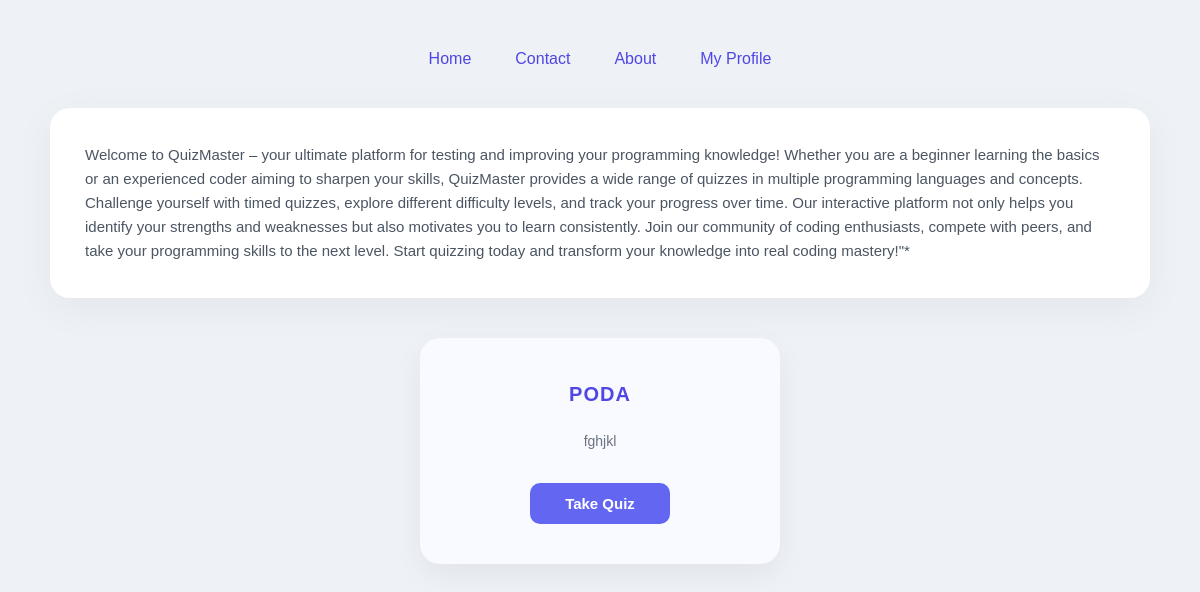
/User/ (signed in), run on an earlier commit of the app's database.
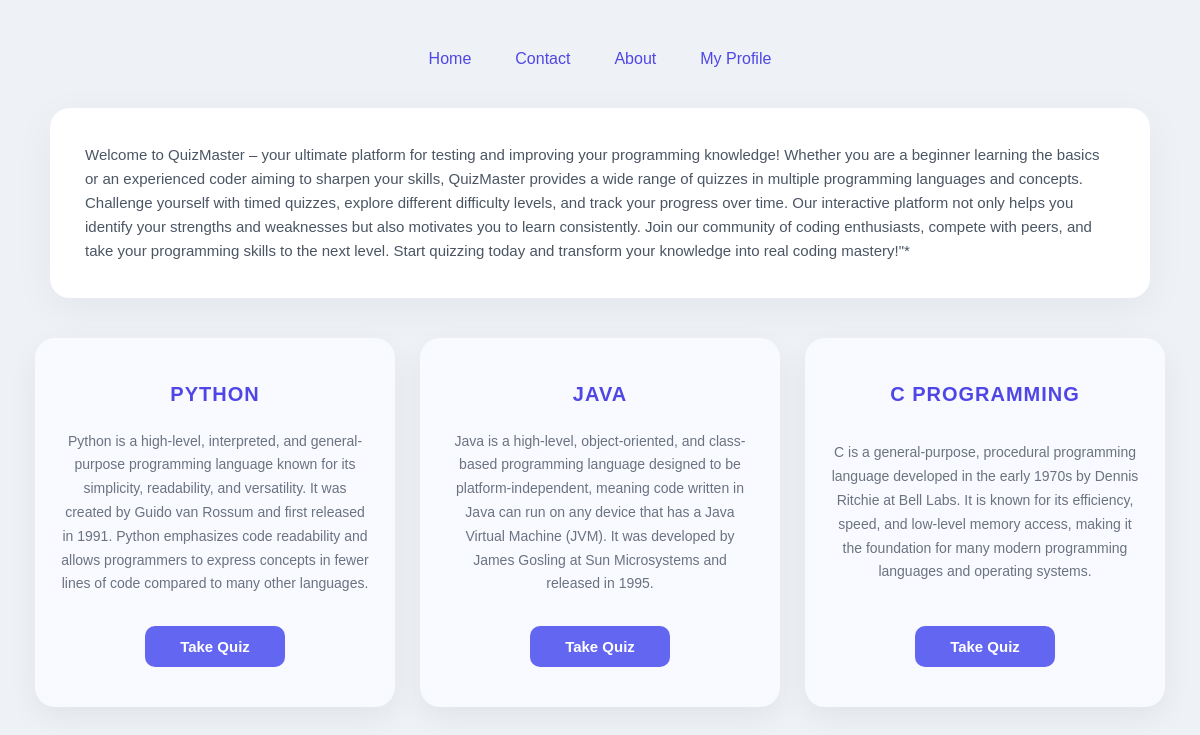
And on a later commit of the database.
### App/models.py (models this page shows, shortened)
class AddCategory(models.Model):
    CategoryName = models.CharField(max_length=100,unique=True,default='python')
    CategoryDescription = models.TextField(default="This is a computer programming language")

### App/views.py (the view)
# urls.py: path('User/',views.User,name='User'),
def User(request):
    if not request.session.get('user_id'):
        return redirect('UserLogin')
    categoryandes = AddCategory.objects.all()
    category = None
    if request.method == 'POST':
        category = request.POST.get('cat')
    if category:
        return redirect(f'/TakeQuiz/?category={category}')
    return render(request,'User.html',{
        'catinfo': categoryandes
    })

### App/templates/User.html (shortened to what this page needs)
{% load static %}
<!DOCTYPE html>
<html lang="en">
<head>
    <link rel="stylesheet" href="{% static 'css/home2.css' %}">
</head>
<body>
    <nav>
        <a href="{% url 'User' %}">Home</a>
        <a href="{% url 'Contact' %}">Contact</a>
        <a href="{% url 'About' %}">About</a>
        <a href="{% url 'DisplayUser' user.id %}">My Profile</a>
    </nav>
    <div id="IntroBox">
        <p>
        Welcome to QuizMaster – your ultimate platform for testing and improving your programming knowledge!
        Whether you are a beginner learning the basics or an experienced coder aiming to sharpen your skills,
        QuizMaster provides a wide range of quizzes in multiple programming languages and concepts.
        Challenge yourself with timed quizzes,
        explore different difficulty levels, and track your progress over time.
        Our interactive platform not only helps you identify your strengths and weaknesses but also motivates you to learn consistently.
        Join our community of coding enthusiasts, compete with peers, and take your programming skills to the next level.
        Start quizzing today and transform your knowledge into real coding mastery!"*
        </p>
    </div>
    <form method="POST">
        {% for i in catinfo %}
        <div class="categoryDiv">
            <h2>{{ i.CategoryName }}</h2>
            <p>{{ i.CategoryDescription }}</p>
            <button type="submit" name="cat" value="{{ i.CategoryName }}">
                Take Quiz
            </button>
        </div>
        {% endfor %}
    </form>
</body>
</html>

What changed in the data, as far as the page shows it:
removed AddCategory: CategoryName "PODA", CategoryDescription "fghjkl"
added AddCategory: CategoryName "PYTHON", CategoryDescription "Python is a high-level, interpreted, and general-purpose programming language known for its simplicity, readability, and versatility. It was created by Guido van Rossum and first released in 1991. Python emphasizes code readability and allows programmers to express concepts in fewer lines of code compared to many other languages."
added AddCategory: CategoryName "JAVA", CategoryDescription "Java is a high-level, object-oriented, and class-based programming language designed to be platform-independent, meaning code written in Java can run on any device that has a Java Virtual Machine (JVM). It was developed by James Gosling at Sun Microsystems and released in 1995."
added AddCategory: CategoryName "C PROGRAMMING", CategoryDescription "C is a general-purpose, procedural programming language developed in the early 1970s by Dennis Ritchie at Bell Labs. It is known for its efficiency, speed, and low-level memory access, making it the foundation for many modern programming languages and operating systems."
